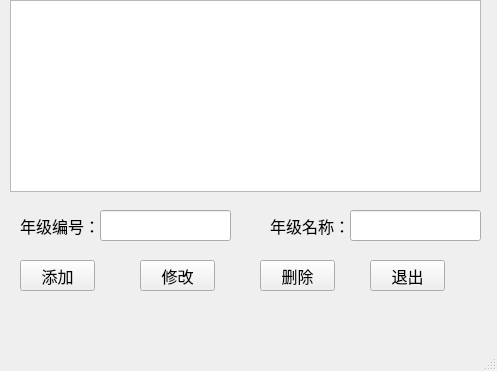
<?xml version="1.0" encoding="UTF-8"?>
<ui version="4.0">
 <class>MainWindow</class>
 <widget class="QMainWindow" name="MainWindow">
  <property name="geometry">
   <rect>
    <x>0</x>
    <y>0</y>
    <width>497</width>
    <height>371</height>
   </rect>
  </property>
  <property name="font">
   <font>
    <pointsize>12</pointsize>
   </font>
  </property>
  <property name="windowTitle">
   <string>MainWindow</string>
  </property>
  <widget class="QWidget" name="centralwidget">
   <widget class="QTableWidget" name="tableWidget">
    <property name="geometry">
     <rect>
      <x>10</x>
      <y>0</y>
      <width>471</width>
      <height>192</height>
     </rect>
    </property>
   </widget>
   <widget class="QLabel" name="label">
    <property name="geometry">
     <rect>
      <x>20</x>
      <y>210</y>
      <width>101</width>
      <height>31</height>
     </rect>
    </property>
    <property name="text">
     <string>年级编号：</string>
    </property>
   </widget>
   <widget class="QLabel" name="label_2">
    <property name="geometry">
     <rect>
      <x>270</x>
      <y>210</y>
      <width>101</width>
      <height>31</height>
     </rect>
    </property>
    <property name="text">
     <string>年级名称：</string>
    </property>
   </widget>
   <widget class="QLineEdit" name="editGradeID">
    <property name="geometry">
     <rect>
      <x>100</x>
      <y>210</y>
      <width>131</width>
      <height>31</height>
     </rect>
    </property>
   </widget>
   <widget class="QLineEdit" name="editGradeName">
    <property name="geometry">
     <rect>
      <x>350</x>
      <y>210</y>
      <width>131</width>
      <height>31</height>
     </rect>
    </property>
   </widget>
   <widget class="QPushButton" name="btnAddGrade">
    <property name="geometry">
     <rect>
      <x>20</x>
      <y>260</y>
      <width>75</width>
      <height>31</height>
     </rect>
    </property>
    <property name="text">
     <string>添加</string>
    </property>
   </widget>
   <widget class="QPushButton" name="btnUpdateGrade">
    <property name="geometry">
     <rect>
      <x>140</x>
      <y>260</y>
      <width>75</width>
      <height>31</height>
     </rect>
    </property>
    <property name="text">
     <string>修改</string>
    </property>
   </widget>
   <widget class="QPushButton" name="btnDeleteGrade">
    <property name="geometry">
     <rect>
      <x>260</x>
      <y>260</y>
      <width>75</width>
      <height>31</height>
     </rect>
    </property>
    <property name="text">
     <string>删除</string>
    </property>
   </widget>
   <widget class="QPushButton" name="btnQuitGrade">
    <property name="geometry">
     <rect>
      <x>370</x>
      <y>260</y>
      <width>75</width>
      <height>31</height>
     </rect>
    </property>
    <property name="text">
     <string>退出</string>
    </property>
   </widget>
  </widget>
  <widget class="QMenuBar" name="menubar">
   <property name="geometry">
    <rect>
     <x>0</x>
     <y>0</y>
     <width>497</width>
     <height>33</height>
    </rect>
   </property>
  </widget>
  <widget class="QStatusBar" name="statusbar"/>
 </widget>
 <resources/>
 <connections/>
</ui>
